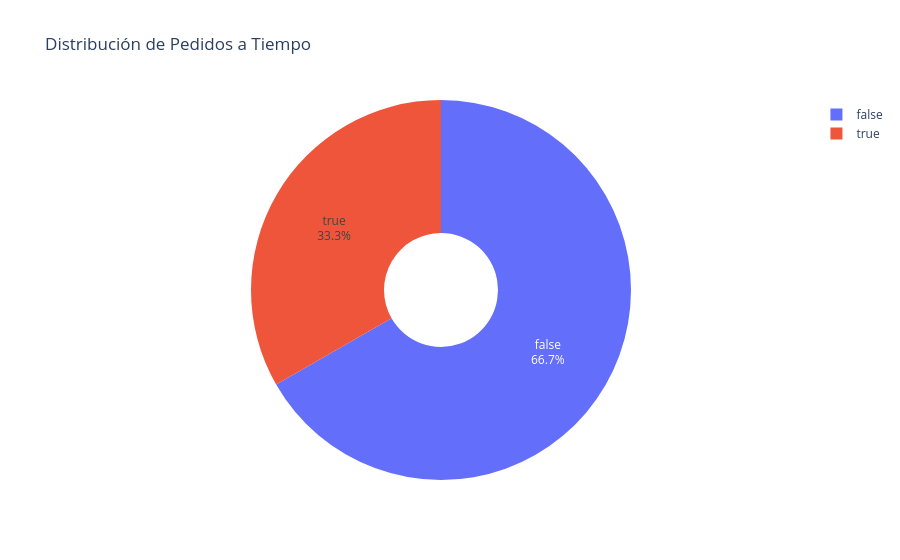

Notebook source saved alongside this figure:
### Markdown cell above
Veamos un gráfico de los eventos que llegaron a tiempo y los que no

### Code cell
df_conteos = df_union['a_tiempo'].value_counts().reset_index()

fig = px.pie(
    df_conteos, 
    values='count',      
    names='a_tiempo',   
    title='Distribución de Pedidos a Tiempo',
    hole=0.3
)

fig.update_traces(textinfo='percent+label')

fig.show()

### Figure 1 — Plotly figure (JSON) as saved in the notebook; plotly's stock layout.template omitted (floating-point values rounded to 4 significant figures)
{"data": [{"domain": {"x": [0, 1], "y": [0, 1]}, "hole": 0.3, "hovertemplate": "a_tiempo=%{label}<br>count=%{value}<extra></extra>", "labels": [false, true], "legendgroup": "", "name": "", "showlegend": true, "textinfo": "percent+label", "type": "pie", "values": [44131, 22015]}], "layout": {"legend": {"tracegroupgap": 0}, "title": {"text": "Distribución de Pedidos a Tiempo"}}}
